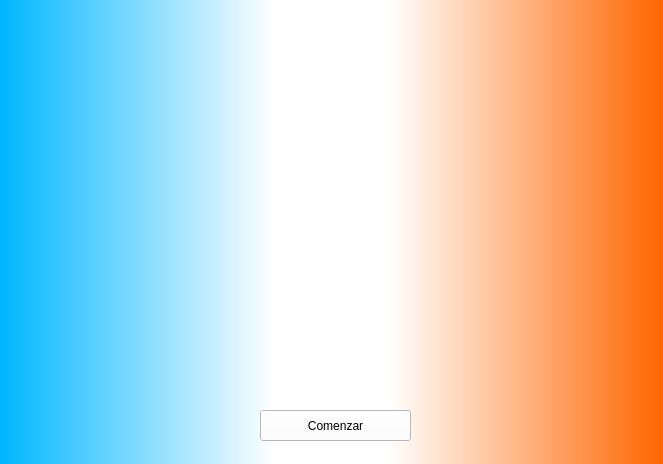
<?xml version="1.0" encoding="UTF-8"?>
<ui version="4.0">
 <class>VentanaPrincipal</class>
 <widget class="QMainWindow" name="VentanaPrincipal">
  <property name="geometry">
   <rect>
    <x>0</x>
    <y>0</y>
    <width>663</width>
    <height>464</height>
   </rect>
  </property>
  <property name="minimumSize">
   <size>
    <width>663</width>
    <height>464</height>
   </size>
  </property>
  <property name="maximumSize">
   <size>
    <width>663</width>
    <height>464</height>
   </size>
  </property>
  <property name="windowTitle">
   <string>Juicio Final</string>
  </property>
  <property name="windowIcon">
   <iconset>
    <normaloff>:/recursos/imagenes/recursos/imagenes/tree-48-512.png</normaloff>:/recursos/imagenes/recursos/imagenes/tree-48-512.png</iconset>
  </property>
  <property name="autoFillBackground">
   <bool>false</bool>
  </property>
  <widget class="QWidget" name="centralWidget">
   <property name="styleSheet">
    <string notr="true">background-color: qlineargradient(spread:pad, x1:0, y1:0, x2:1, y2:0, stop:0 rgba(0, 182, 255, 255), stop:0.414773 rgba(255, 255, 255, 255), stop:0.585227 rgba(255, 255, 255, 255), stop:1 rgba(255, 102, 0, 255));
</string>
   </property>
   <widget class="QLabel" name="label">
    <property name="geometry">
     <rect>
      <x>80</x>
      <y>0</y>
      <width>501</width>
      <height>301</height>
     </rect>
    </property>
    <property name="styleSheet">
     <string notr="true">background-color: rgba(255, 255, 255, 0);
image: url(:/recursos/imagenes/recursos/imagenes/Imagen2.png);</string>
    </property>
    <property name="text">
     <string/>
    </property>
    <property name="pixmap">
     <pixmap resource="recursos.qrc">:/imagenes/recursos/imagenes/Imagen2.png</pixmap>
    </property>
    <property name="scaledContents">
     <bool>true</bool>
    </property>
   </widget>
   <widget class="QLabel" name="label_2">
    <property name="geometry">
     <rect>
      <x>220</x>
      <y>100</y>
      <width>211</width>
      <height>291</height>
     </rect>
    </property>
    <property name="styleSheet">
     <string notr="true">background-color: rgba(255, 255, 255, 0);
image: url(:/recursos/imagenes/recursos/imagenes/tree-48-512.png);</string>
    </property>
    <property name="text">
     <string/>
    </property>
    <property name="pixmap">
     <pixmap resource="recursos.qrc">:/imagenes/recursos/imagenes/tree-48-512.png</pixmap>
    </property>
    <property name="scaledContents">
     <bool>true</bool>
    </property>
   </widget>
   <widget class="QLabel" name="label_3">
    <property name="geometry">
     <rect>
      <x>10</x>
      <y>320</y>
      <width>141</width>
      <height>121</height>
     </rect>
    </property>
    <property name="styleSheet">
     <string notr="true">background-color: rgba(255, 255, 255, 0);
image: url(:/recursos/imagenes/recursos/imagenes/bird-icon-png[1].png);
</string>
    </property>
    <property name="text">
     <string/>
    </property>
    <property name="pixmap">
     <pixmap resource="recursos.qrc">:/imagenes/recursos/imagenes/bird-icon-png[1].png</pixmap>
    </property>
    <property name="scaledContents">
     <bool>true</bool>
    </property>
   </widget>
   <widget class="QLabel" name="label_5">
    <property name="geometry">
     <rect>
      <x>490</x>
      <y>310</y>
      <width>171</width>
      <height>151</height>
     </rect>
    </property>
    <property name="styleSheet">
     <string notr="true">background-color: rgba(255, 255, 255, 0);
image: url(:/recursos/imagenes/recursos/imagenes/goat_satan_pentagram_by_hakage21-d6rw4rl.png);
</string>
    </property>
    <property name="text">
     <string/>
    </property>
    <property name="pixmap">
     <pixmap resource="recursos.qrc">:/imagenes/recursos/imagenes/goat_satan_pentagram_by_hakage21-d6rw4rl.png</pixmap>
    </property>
    <property name="scaledContents">
     <bool>true</bool>
    </property>
   </widget>
   <widget class="QPushButton" name="pushButton">
    <property name="geometry">
     <rect>
      <x>260</x>
      <y>410</y>
      <width>151</width>
      <height>31</height>
     </rect>
    </property>
    <property name="styleSheet">
     <string notr="true">background-color: rgba(255, 255, 255, 255);

font: 75 20pt &quot;System&quot;;</string>
    </property>
    <property name="text">
     <string>Comenzar</string>
    </property>
   </widget>
  </widget>
  <action name="actionHola">
   <property name="text">
    <string>Hola</string>
   </property>
  </action>
  <action name="actionMundo">
   <property name="text">
    <string>Mundo</string>
   </property>
  </action>
  <action name="actionNepe">
   <property name="text">
    <string>Nepe</string>
   </property>
  </action>
  <action name="actionNegro">
   <property name="text">
    <string>Negro</string>
   </property>
  </action>
 </widget>
 <layoutdefault spacing="6" margin="11"/>
 <resources>
  <include location="recursos.qrc"/>
 </resources>
 <connections/>
</ui>
